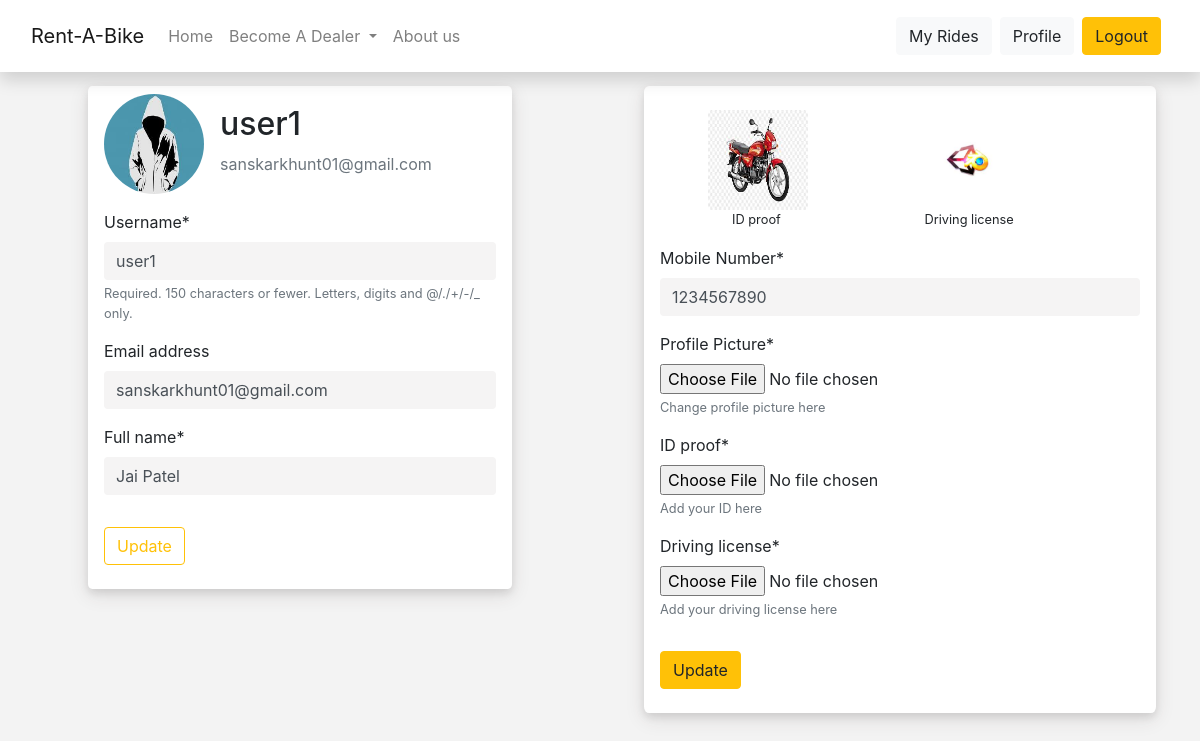
Before: /customer/profile/ (signed in) with the older database file.
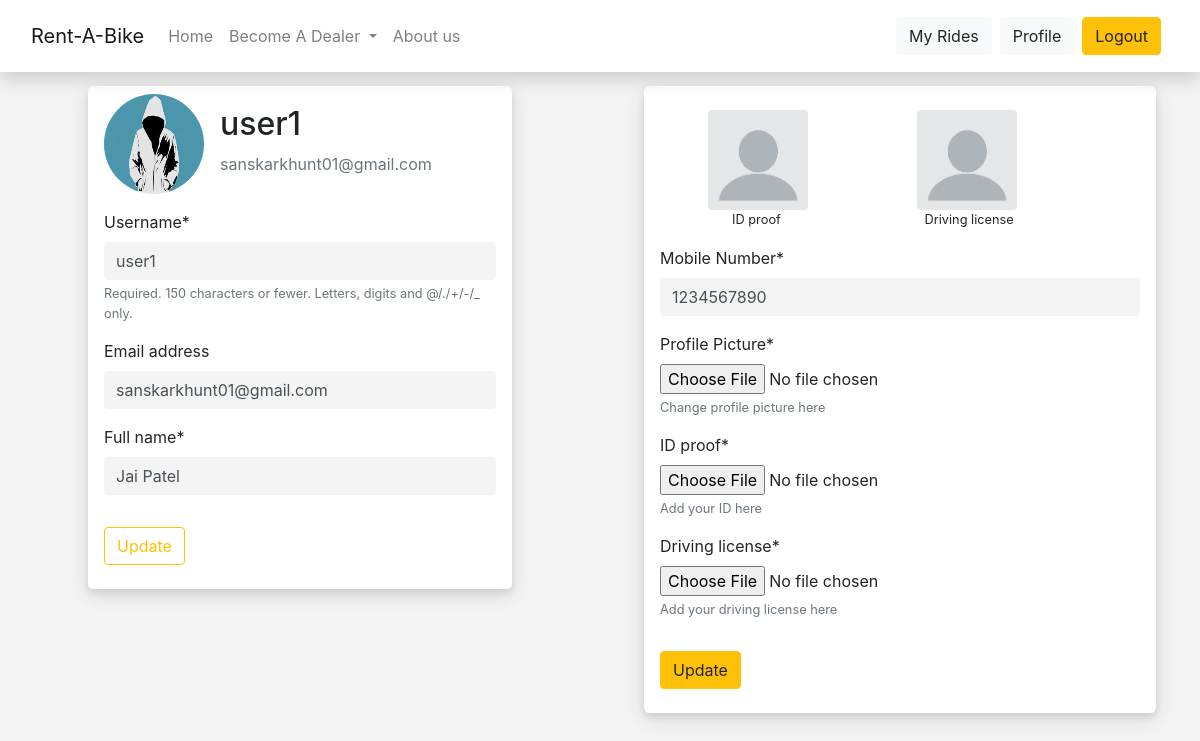
After: the same page with the newer database file.
### bikerental/models.py (models this page shows)
class User(AbstractUser):
    is_customer = models.BooleanField(default=False)
    is_dealer = models.BooleanField(default=False)
    full_name = models.CharField(max_length=50, default='')

### customer/models.py (models this page shows, shortened)
class Profile (models.Model):
    user = models.OneToOneField(User, on_delete=models.CASCADE, primary_key=True)
    mobile_no = models.DecimalField(max_digits=10, decimal_places=0, blank=False, default='1234567890')
    profile_pic = models.ImageField(default='default.jpg', upload_to='profile_pics')
    id_proof = models.ImageField(default='default.jpg', upload_to='id_proof_pics')
    driving_license = models.ImageField(default='default.jpg', upload_to='driving_license_pics')

### customer/views.py (the view)
# urls.py: path('profile/', views.profile, name='customer-profile'),
@login_required
def profile(request):
    if request.method == 'POST':
        c_form = CustomerUpdateForm(request.POST, instance=request.user)
        cp_form = CustomerProfileUpdateForm(request.POST,
                                            request.FILES,
                                            instance=request.user.profile)
        if c_form.is_valid():
            c_form.save()
            messages.success(request,
                             f'Your account has been updated!')
            return redirect('customer-profile')
        if cp_form.is_valid():
            cp_form.save()
            messages.success(request,
                             f'Your account has been updated!')
            return redirect('customer-profile')
    else:
        c_form = CustomerUpdateForm(instance=request.user)
        cp_form = CustomerProfileUpdateForm(instance=request.user.profile)
    context = {
        'c_form': c_form,
        'cp_form': cp_form
    }
    return render(request, 'customer/profile.html', context)

### customer/forms.py
class CustomerUpdateForm(forms.ModelForm):
    class Meta:
        model = User
        fields = ['username',
                  'email',
                  'full_name']

class CustomerProfileUpdateForm(forms.ModelForm):
    class Meta:
        model = Profile
        fields = ['mobile_no',
                  'profile_pic',
                  'id_proof',
                  'driving_license']
        labels ={
            'mobile_no' : 'Mobile Number',
            'profile_pic':'Profile Picture',
            'id_proof': 'ID proof',
            'driving_license': 'Driving license'
        }
        help_texts={
            'profile_pic':'Change profile picture here',
            'id_proof': 'Add your ID here',
            'driving_license': 'Add your driving license here'
        }
        widgets={
            'profile_pic':forms.FileInput(attrs={'class':'form-control-file'}),
            'id_proof': forms.FileInput(attrs={'class':'form-control-file'}),
            'driving_license': forms.FileInput(attrs={'class':'form-control-file'})
        }

### customer/templates/customer/profile.html (shortened to what this page needs)
{% extends 'bikerental/base.html' %}
{% load crispy_forms_tags %}
{% block content %}
<div class="row">
    <div class="col-lg-6">
        <div class=" content-section px-3 py-2">
            <div class="media mb-3">
                <img class="rounded-circle account-img" src="{{ user.profile.profile_pic.url }}" alt="">
                <div class="media-body">
                    <h2 class="account-heading">{{ user.username }}</h2>
                    <p class="text-secondary">{{ user.email }}</p>
                </div>
            </div>
            <form method="POST" enctype="multipart/form-data" class="">
                <fieldset class="form-group">
                    {{ c_form|crispy }}
                </fieldset>
                <div class="form-group">
                    <button class="btn btn-outline-warning" type="submit">Update</button>
                </div>
            </form>
        </div>
    </div>
    <div class="col-lg-6">
        <div class="content-section px-3 py-2" id="profileright">
            <div class="mt-3 ml-5 list-inline">
                <div class="list-inline-item">
                    <img class="rounded account-img mr-5" src="{{ user.profile.id_proof.url }}" alt="">
                    <p class="small ml-4">ID proof</p>
                </div>
                <div class="list-inline-item">
                    <img class="rounded account-img ml-5" src="{{ user.profile.driving_license.url }}" alt="">
                    <p class="small ml-5 pl-2">Driving license</p>
                </div>
            </div>
            <form method="POST" enctype="multipart/form-data" class="">
                <fieldset class="form-group">
                    {{ cp_form|crispy }}
                </fieldset>
                <div class="form-group">
                    <button class="btn btn-warning align" type="submit">Update</button>
                </div>
            </form>
        </div>
    </div>
</div>
{% endblock content %}

Changed rows visible on the page:
changed User "user1": profile.id_proof: picture removed, a placeholder shows; profile.driving_license: picture removed, a placeholder shows
